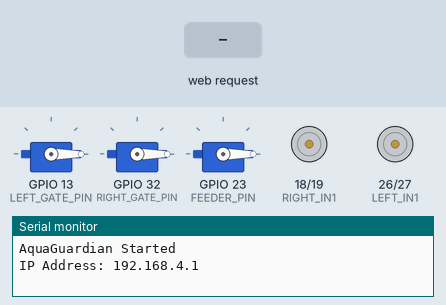
Recording of a sketch running on a simulated ESP32. On the bench: 3 × servo, motor-driver pin pairs drawn as motors (green arrow = first pin HIGH = forward, orange = second pin HIGH = backward, longer = more drive, scaled by the enable pin), the last lines printed to the serial monitor. The inputs (shaded band) are chosen by the test bench.

Above: at 1.2 s.
1.3 s: HTTP request GET /feed received
At 1.9 s:
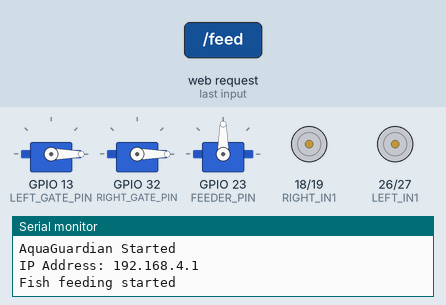
3.8 s: HTTP request GET /move?dir=forward received
At 5.0 s:
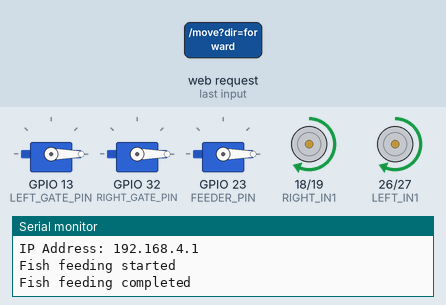
5.3 s: HTTP request GET /move?dir=backward received
At 6.2 s:
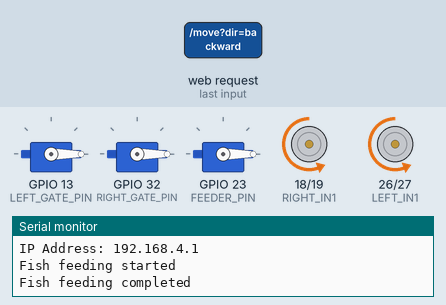
6.8 s: HTTP request GET /move?dir=left received
At 7.3 s:
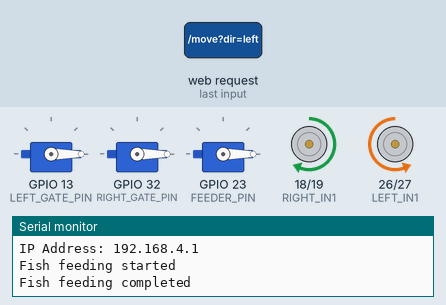
8.3 s: HTTP request GET /move?dir=right received
At 9.5 s:
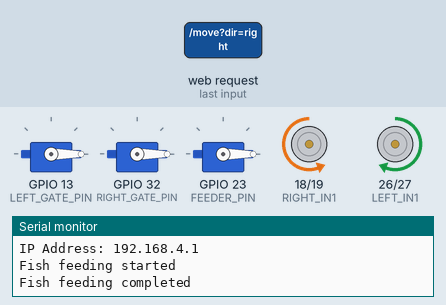
9.8 s: HTTP request GET /feed?dir=1&speed=1&state=1 received
At 10.6 s:
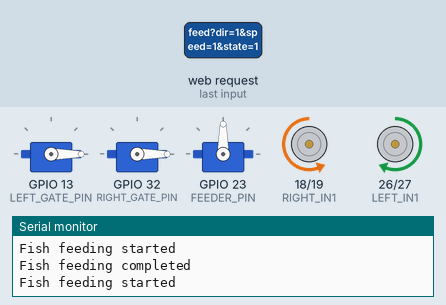
Timing chart, 0 to 12.8 s (numbered marks = the images above; inputs shaded):
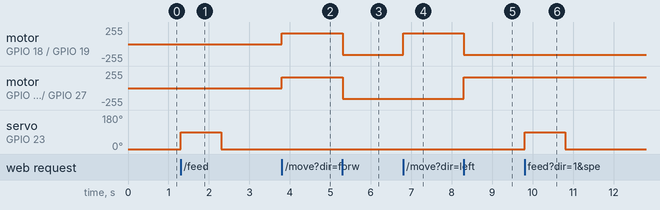

The sketch:

Aqua.ino
```cpp
#include <WiFi.h>
#include <WebServer.h>
#include <ESP32Servo.h>

// ==========================================
// AQUAGUARDIAN ROBOT
// ESP32 + 2 L298N + 3 SERVOS
// ==========================================

// WiFi Configuration
const char* ssid = "AquaGuardian";
const char* password = "aqua12345";

WebServer server(80);

// ==========================================
// MOTOR PIN CONFIGURATION
// ==========================================

// Left Propeller - L298N 1
#define LEFT_EN 25
#define LEFT_IN1 26
#define LEFT_IN2 27

// Right Propeller - L298N 2
#define RIGHT_EN 33
#define RIGHT_IN1 18
#define RIGHT_IN2 19

// Servo Pins
#define LEFT_GATE_PIN 13
#define RIGHT_GATE_PIN 32
#define FEEDER_PIN 23

// PWM settings
const int PWM_FREQ = 1000;
const int PWM_RES = 8;

// Servo objects
Servo leftGate;
Servo rightGate;
Servo feeder;

// Servo angles - calibrate mechanically
const int LEFT_OPEN = 90;
const int LEFT_CLOSE = 0;

const int RIGHT_OPEN = 90;
const int RIGHT_CLOSE = 0;

const int FEED_HOME = 0;
const int FEED_RELEASE = 90;

// Motor speed
int motorSpeed = 160;

// Automatic feeding interval
const unsigned long FEED_INTERVAL =
  6UL * 60UL * 60UL * 1000UL;

const unsigned long FEED_TIME = 1000;

unsigned long lastFeedTime = 0;
unsigned long feedStartTime = 0;

bool feeding = false;

// ==========================================
// MOTOR CONTROL
// ==========================================

void setMotor(int en, int in1, int in2, int speed) {

  speed = constrain(speed, -255, 255);

  if (speed > 0) {
    digitalWrite(in1, HIGH);
    digitalWrite(in2, LOW);
  }
  else if (speed < 0) {
    digitalWrite(in1, LOW);
    digitalWrite(in2, HIGH);
  }
  else {
    digitalWrite(in1, LOW);
    digitalWrite(in2, LOW);
  }

  analogWrite(en, abs(speed));
}

void stopMotors() {
  setMotor(LEFT_EN, LEFT_IN1, LEFT_IN2, 0);
  setMotor(RIGHT_EN, RIGHT_IN1, RIGHT_IN2, 0);
}

void forward() {
  setMotor(LEFT_EN, LEFT_IN1, LEFT_IN2, motorSpeed);
  setMotor(RIGHT_EN, RIGHT_IN1, RIGHT_IN2, motorSpeed);
}

void backward() {
  setMotor(LEFT_EN, LEFT_IN1, LEFT_IN2, -motorSpeed);
  setMotor(RIGHT_EN, RIGHT_IN1, RIGHT_IN2, -motorSpeed);
}

void turnLeft() {
  setMotor(LEFT_EN, LEFT_IN1, LEFT_IN2, -motorSpeed);
  setMotor(RIGHT_EN, RIGHT_IN1, RIGHT_IN2, motorSpeed);
}

void turnRight() {
  setMotor(LEFT_EN, LEFT_IN1, LEFT_IN2, motorSpeed);
  setMotor(RIGHT_EN, RIGHT_IN1, RIGHT_IN2, -motorSpeed);
}

// ==========================================
// GATE CONTROL
// ==========================================

void openGate() {
  leftGate.write(LEFT_OPEN);
  rightGate.write(RIGHT_OPEN);
}

void closeGate() {
  leftGate.write(LEFT_CLOSE);
  rightGate.write(RIGHT_CLOSE);
}

// ==========================================
// FISH FEEDER
// ==========================================

void startFeeding() {

  if (feeding) return;

  feeding = true;
  feedStartTime = millis();

  feeder.write(FEED_RELEASE);

  Serial.println("Fish feeding started");
}

void updateFeeding() {

  if (feeding &&
      millis() - feedStartTime >= FEED_TIME) {

    feeder.write(FEED_HOME);

    feeding = false;
    lastFeedTime = millis();

    Serial.println("Fish feeding completed");
  }
}

// ==========================================
// WEB PAGE
// ==========================================

const char webpage[] PROGMEM = R"rawliteral(

<!DOCTYPE html>
<html>

<head>

<meta name="viewport"
content="width=device-width, initial-scale=1">

<title>AquaGuardian</title>

<style>

body {
  background: #eaf6f8;
  font-family: Arial;
  text-align: center;
  padding: 15px;
}

h1 {
  color: #007c91;
}

.card {
  background: white;
  max-width: 400px;
  margin: 15px auto;
  padding: 20px;
  border-radius: 15px;
  box-shadow: 0 3px 10px #bbb;
}

button {
  padding: 15px;
  margin: 5px;
  border: none;
  border-radius: 10px;
  background: #008cba;
  color: white;
  font-size: 16px;
}

.stop {
  background: red;
}

.gate {
  background: #00897b;
}

.feed {
  background: orange;
}

input {
  width: 90%;
}

</style>

</head>

<body>

<h1>AquaGuardian</h1>

<p>Smart Water Cleaning Robot</p>

<div class="card">

<h2>Robot Movement</h2>

<button onclick="move('forward')">
Forward
</button>

<br>

<button onclick="move('left')">
Left
</button>

<button class="stop" onclick="move('stop')">
STOP
</button>

<button onclick="move('right')">
Right
</button>

<br>

<button onclick="move('backward')">
Backward
</button>

<h3>Motor Speed</h3>

<input type="range" min="0" max="255"
value="160" id="speed"
oninput="speedVal.innerText=this.value">

<p>Speed: <span id="speedVal">160</span></p>

</div>

<div class="card">

<h2>Waste Collection Basket</h2>

<button class="gate"
onclick="gate('open')">
Open Gate
</button>

<button class="gate"
onclick="gate('close')">
Close Gate
</button>

</div>

<div class="card">

<h2>Automatic Fish Feeder</h2>

<button class="feed" onclick="feed()">
Feed Fish Now
</button>

<p id="status">System Ready</p>

</div>

<script>

function move(direction) {

  let speed =
    document.getElementById("speed").value;

  fetch("/move?dir=" + direction +
        "&speed=" + speed);

}

function gate(state) {

  fetch("/gate?state=" + state)
  .then(r => r.text())
  .then(t => status.innerText = t);

}

function feed() {

  fetch("/feed")
  .then(r => r.text())
  .then(t => status.innerText = t);

}

</script>

</body>
</html>

)rawliteral";

// ==========================================
// WEB SERVER
// ==========================================

void setupWebServer() {

  server.on("/", HTTP_GET, []() {

    server.send_P(200, "text/html", webpage);

  });

  server.on("/move", HTTP_GET, []() {

    String direction = server.arg("dir");

    if (server.hasArg("speed")) {
      motorSpeed = constrain(
        server.arg("speed").toInt(), 0, 255
      );
    }

    if (direction == "forward") {
      forward();
    }
    else if (direction == "backward") {
      backward();
    }
    else if (direction == "left") {
      turnLeft();
    }
    else if (direction == "right") {
      turnRight();
    }
    else {
      stopMotors();
    }

    server.send(200, "text/plain", "Command received");

  });

  server.on("/gate", HTTP_GET, []() {

    String state = server.arg("state");

    if (state == "open") {
      openGate();
      server.send(200, "text/plain", "Gate opened");
    }
    else {
      closeGate();
      server.send(200, "text/plain", "Gate closed");
    }

  });

  server.on("/feed", HTTP_GET, []() {

    if (feeding) {
      server.send(200, "text/plain",
                  "Feeding already in progress");
    }
    else {
      startFeeding();
      server.send(200, "text/plain",
                  "Feeding started");
    }

  });

  server.begin();
}

// ==========================================
// SETUP
// ==========================================

void setup() {

  Serial.begin(115200);

  // Motor pins
  pinMode(LEFT_EN, OUTPUT);
  pinMode(LEFT_IN1, OUTPUT);
  pinMode(LEFT_IN2, OUTPUT);

  pinMode(RIGHT_EN, OUTPUT);
  pinMode(RIGHT_IN1, OUTPUT);
  pinMode(RIGHT_IN2, OUTPUT);

  stopMotors();

  // Servo setup
  leftGate.setPeriodHertz(50);
  rightGate.setPeriodHertz(50);
  feeder.setPeriodHertz(50);

  leftGate.attach(LEFT_GATE_PIN, 500, 2400);
  rightGate.attach(RIGHT_GATE_PIN, 500, 2400);
  feeder.attach(FEEDER_PIN, 500, 2400);

  closeGate();
  feeder.write(FEED_HOME);

  // WiFi Access Point
  WiFi.mode(WIFI_AP);
  WiFi.softAP(ssid, password);

  Serial.println("AquaGuardian Started");

  Serial.print("IP Address: ");
  Serial.println(WiFi.softAPIP());

  setupWebServer();

  lastFeedTime = millis();
}

// ==========================================
// MAIN LOOP
// ==========================================

void loop() {

  server.handleClient();

  updateFeeding();

  // Automatic fish feeding every 6 hours
  if (!feeding &&
      millis() - lastFeedTime >= FEED_INTERVAL) {

    startFeeding();
  }

}
```

Measured:
- after the input at 1.3 s, servo on GPIO 23 (FEEDER_PIN): 0° → 90° at once, → 0° 1.0 s later
- after the input at 3.8 s, motor on GPIO 18 (RIGHT_IN1) / GPIO 19 (RIGHT_IN2), motor on GPIO 26 (LEFT_IN1) / GPIO 27 (LEFT_IN2): stopped → forward 160/255 at once
- after the input at 5.3 s, motor on GPIO 18 (RIGHT_IN1) / GPIO 19 (RIGHT_IN2), motor on GPIO 26 (LEFT_IN1) / GPIO 27 (LEFT_IN2): forward 160/255 → backward 160/255 at once
- after the input at 6.8 s, motor on GPIO 18 (RIGHT_IN1) / GPIO 19 (RIGHT_IN2): backward 160/255 → forward 160/255 at once
- after the input at 8.3 s, motor on GPIO 18 (RIGHT_IN1) / GPIO 19 (RIGHT_IN2): forward 160/255 → backward 160/255 at once; motor on GPIO 26 (LEFT_IN1) / GPIO 27 (LEFT_IN2): backward 160/255 → forward 160/255 at once
- after the input at 9.8 s, servo on GPIO 23 (FEEDER_PIN): 0° → 90° at once, → 0° 1.0 s later
